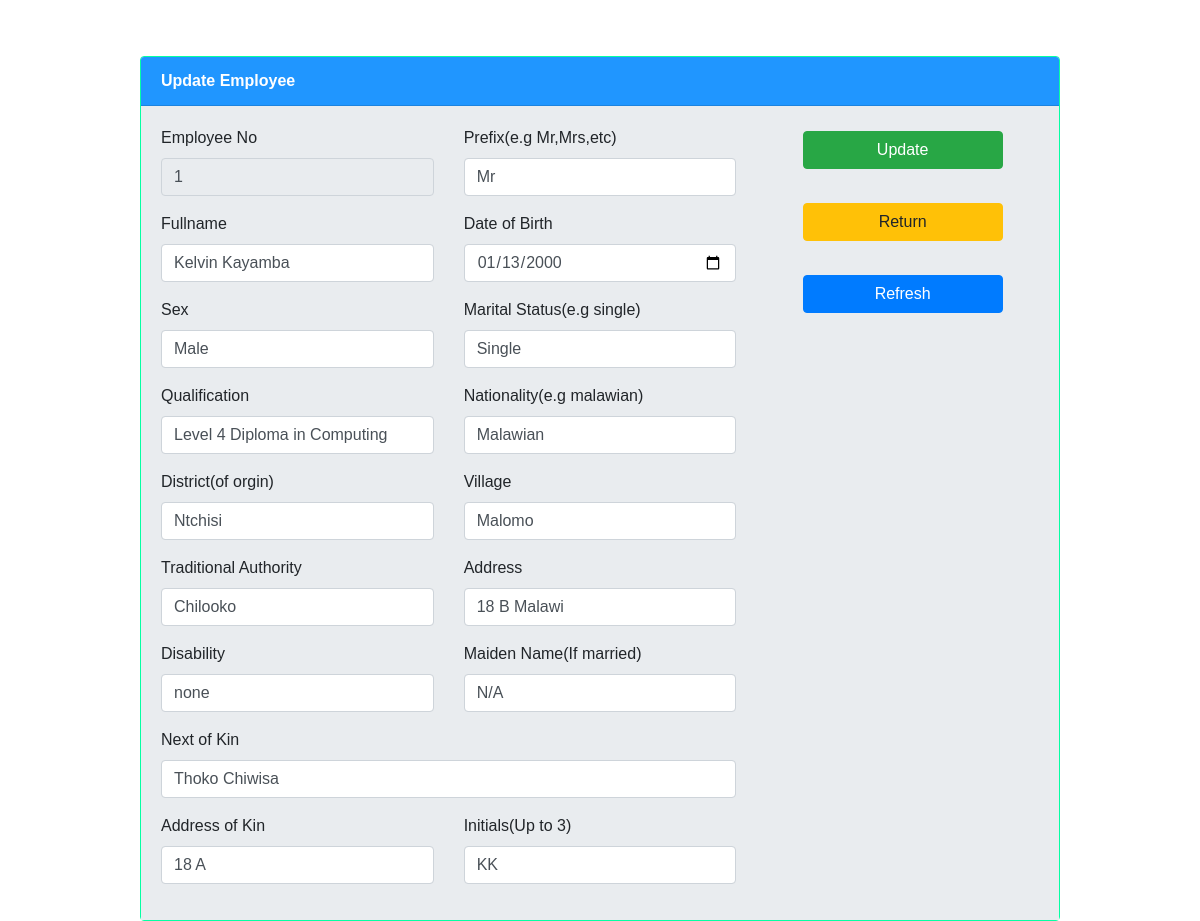
The app's page /update-employee.php?GetID=1 with its own data.
### tables this page shows
CREATE TABLE `employee` (
  `employeeid` varchar(100) NOT NULL,
  `prefix` varchar(5) NOT NULL,
  `fullname` varchar(100) NOT NULL,
  `dateofbirth` date NOT NULL,
  `sex` varchar(9) NOT NULL,
  `maritialstatus` varchar(10) NOT NULL,
  `qualification` varchar(100) NOT NULL,
  `nationality` varchar(25) NOT NULL,
  `district` varchar(50) NOT NULL,
  `village` varchar(50) NOT NULL,
  `traditionalauthority` varchar(50) NOT NULL,
  `address` text NOT NULL,
  `disability` varchar(50) NOT NULL,
  `maidenname` varchar(50) NOT NULL,
  `nextofkin` varchar(70) NOT NULL,
  `addressofkin` text NOT NULL,
  `intial` varchar(8) NOT NULL
);

### update-employee.php (the view, shortened to what this page needs)
<?php
require_once 'Database/connect.php';
 $employeeid =$_GET['GetID'];
 $query ="select * from employee where employeeid='".$employeeid."'";
 $result =mysqli_query($conn,$query);
 while($row =mysqli_fetch_array($result))
				   {
                     $employeeid = $row['employeeid'];
					 $prefix     = $row['prefix'];
					 $fullname   = $row['fullname'];
					 $dateofbirth  = $row['dateofbirth'];
					 $sex    = $row['sex'];
					 $maritialstatus    = $row['maritialstatus'];
					 $qualification    = $row['qualification'];
					 $nationality    = $row['nationality'];
					 $district   = $row['district'];
				     $village    = $row['village'];
					 $traditionalauthority   = $row['traditionalauthority'];
					 $address    = $row['address'];
					 $disability   = $row['disability'];
					 $maidenname  = $row['maidenname'];
					 $nextofkin    = $row['nextofkin'];
					 $addressofkin  = $row['addressofkin'];
					 $intial    = $row['intial'];
				   }
?>
<html>
 <head>
         <link rel="stylesheet" href="CSS/style.css">
		 <link rel="stylesheet" href="CSS/bootstrap.min.css">
	 </head>
<body>
<br><br>
<div class="container">
	   <div class="row">
	     <div class="col-md-10 offset-md-1">
		    <div class="card" style="border-color:#05ffa3">
			 <div class="card-header  text-white" style="background-color:#2096ff;">
			   <h><b> Update Employee</b></h>
			 </div>
			  <div class="card-body" style="background-color: #e9ecef;">
			   <form action="#" method="POST" enctype="multipart/form-data">
			     <div class="row">
				   <div class="col-md-8">
				   <div class="row">
				     <div class="col-md-6">
					   <div class="form-group">
					     <label for="employeeid">Employee No</label>
					 <input type="text" class="form-control" name="employeeid" id="employeeid" value="<?php echo $employeeid ?>"  maxlength="100"  readonly>
					   </div>
					 </div>
					 <div class="col-md-6">
					   <div class="form-group">
					     <label for="prefix">Prefix(e.g Mr,Mrs,etc)</label>
						 <input type="text" class="form-control" name="prefix" id="prefix" value="<?php echo $prefix ?>"  maxlength="5" required>
					   </div>
					 </div>
					 <div class="col-md-6">
					 <div class="form-group">
					     <label for="fullname">Fullname</label>
						 <input type="text" class="form-control" name="fullname" id="fullname" value="<?php echo $fullname ?>" maxlength="100" required>
					   </div>
					 </div>
					 <div class="col-md-6">
					   <div class="form-group">
					     <label for="dateofbirth">Date of Birth</label>
						 <input type="date" class="form-control" name="dateofbirth" id="dateofbirth" value="<?php echo $dateofbirth ?>"  required>
					   </div>
					 </div>
					  <div class="col-md-6">
					  <div class="form-group">
					     <label for="sex">Sex</label>
						 <input type="text" class="form-control" name="sex" id="sex" value="<?php echo $sex ?>" maxlength="9" required>
					   </div>
					 </div>
					 <div class="col-md-6">
					   <div class="form-group">
					     <label for="maritialstatus">Marital Status(e.g single)</label>
						 <input type="text" class="form-control" name="maritialstatus" id="maritialstatus" value="<?php echo $maritialstatus ?>"  maxlength="10" required>
					   </div>
					 </div>
					 <div class="col-md-6">
					   <div class="form-group">
					     <label for="qualification">Qualification</label>
						 <input type="text" class="form-control" name="qualification" id="qualification" value="<?php echo $qualification ?>" maxlength="100" required>
					   </div>
					 </div>
					 <div class="col-md-6">
					 <div class="form-group">
					     <label for="nationality">Nationality(e.g malawian)</label>
						 <input type="text" class="form-control" name="nationality" id="nationality" value="<?php echo $nationality ?>"  maxlength="25" required>
						 </div>
					 </div>
					  <div class="col-md-6">
					   <div class="form-group">
					     <label for="district">District(of orgin)</label>
						 <input type="text" class="form-control" name="district" id="district" value="<?php echo $district ?>" maxlength="50" required>
					   </div>
					 </div>
                       <div class="col-md-6">
					   <div class="form-group">
					     <label for="village">Village</label>
						 <input type="text" class="form-control" name="village" id="village" value="<?php echo $village ?>"  maxlength="50" required>
					   </div>
					 </div>
					  <div class="col-md-6">
					   <div class="form-group">
					     <label for="traditionalauthority">Traditional Authority</label>
						 <input type="text" class="form-control" name="traditionalauthority" id="traditionalauthority"value="<?php echo $traditionalauthority ?>"  maxlength="50" required>
					   </div>
					 </div>
					  <div class="col-md-6">
					   <div class="form-group">
					     <label for="address">Address</label>
						 <input type="text" class="form-control" name="address" id="address" value="<?php echo $address ?>"  maxlength="400" required>
					   </div>
					 </div>
					  <div class="col-md-6">
					   <div class="form-group">
					     <label for="disability">Disability</label>
						 <input type="text" class="form-control" name="disability" id="disability" value="<?php echo $disability ?>" maxlength="50" required>
					   </div>
					 </div>
					 <div class="col-md-6">
					   <div class="form-group">
					     <label for="maidenname">Maiden Name(If married)</label>
						 <input type="text" class="form-control" name="maidenname" id="maidenname" value="<?php echo $maidenname ?>"  maxlength="50">
					   </div>
					 </div>
					 <div class="col-md-12">
					   <div class="form-group">
					     <label for="nextofkin">Next of Kin</label>
						  <input type="text" class="form-control" name="nextofkin" id="nextofkin" value="<?php echo $nextofkin ?>"   maxlength="70" required>
					   </div>
					 </div>
					 <div class="col-md-6">
					   <div class="form-group">
					     <label for="addressofkin">Address of Kin</label>
						 <input type="text" class="form-control" name="addressofkin" id="addressofkin" value="<?php echo $addressofkin ?>"  maxlength="400" required>
					   </div>
					 </div>
					  <div class="col-md-6">
					   <div class="form-group">
					     <label for="intial">Initials(Up to 3)</label>
						 <input type="text" class="form-control" name="intial" id="intial" value="<?php echo $intial ?>"  maxlength="8" required>
					   </div>
					 </div>
				   </div>
				   </div>
				   <div class="col-md-4">
				    <div class="col-md-12" style="text-align:center;">
					<input type="submit" class="btn btn-success"  name="update" value="Update" style="width:200px;"><br><br>
					<a href="employee.php"><input type="button" class="btn btn-warning"  data-dismiss="modal"  value="Return" style="width:200px;"></a><br><br>
					   <button onclick="window.location.reload(true)" class="btn btn-primary" style="width:200px;">Refresh</button>
					</div>
			   </form>
			  </div>
			</div>
		 </div>
	   </div>
	 </div>
	  <br><br>
</body>
</html>

### CSS/style.css (style rules this page uses)
:root { --main-color: #FFA500; --color-dark: #1D2231; --text-grey: #8390A2; --white : #fff; }
* { padding: 0; margin: 0; box-sizing: border-box; list-style-type: none; text-decoration: none; font-family: 'Poppins', sans-serif; }
.btn { background-color: #2096ff; color: #fff; padding: 10px; width: 100%; font-size: 15px; border: 1px solid transparent; cursor: pointer; margin: 5px 0; transition: 0.3s all ease; }

### records on screen
employee: employeeid "1", prefix "Mr", fullname "Kelvin Kayamba", dateofbirth "01/13/2000", sex "Male", maritialstatus "Single", qualification "Level 4 Diploma in Computing", nationality "Malawian", district "Ntchisi", village "Malomo", address "18 B Malawi", disability "none", maidenname "N/A", nextofkin "Thoko Chiwisa", addressofkin "18 A", intial "KK"
